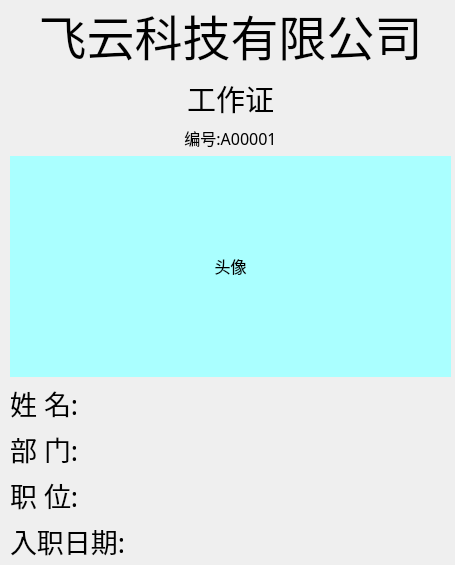
<?xml version="1.0" encoding="UTF-8"?>
<ui version="4.0">
 <class>Dialog</class>
 <widget class="QDialog" name="Dialog">
  <property name="geometry">
   <rect>
    <x>0</x>
    <y>0</y>
    <width>455</width>
    <height>565</height>
   </rect>
  </property>
  <property name="sizePolicy">
   <sizepolicy hsizetype="Fixed" vsizetype="Fixed">
    <horstretch>0</horstretch>
    <verstretch>0</verstretch>
   </sizepolicy>
  </property>
  <property name="font">
   <font>
    <pointsize>12</pointsize>
   </font>
  </property>
  <property name="windowTitle">
   <string>人员信息查看</string>
  </property>
  <property name="windowIcon">
   <iconset>
    <normaloff>ICO/主题.png</normaloff>ICO/主题.png</iconset>
  </property>
  <widget class="QWidget" name="">
   <property name="geometry">
    <rect>
     <x>10</x>
     <y>0</y>
     <width>441</width>
     <height>561</height>
    </rect>
   </property>
   <layout class="QGridLayout" name="gridLayout">
    <item row="0" column="0">
     <widget class="QLabel" name="Text_GongSiMingCheng">
      <property name="font">
       <font>
        <family>Agency FB</family>
        <pointsize>36</pointsize>
       </font>
      </property>
      <property name="text">
       <string>&lt;html&gt;&lt;head/&gt;&lt;body&gt;&lt;p align=&quot;center&quot;&gt;飞云科技有限公司&lt;/p&gt;&lt;/body&gt;&lt;/html&gt;</string>
      </property>
     </widget>
    </item>
    <item row="1" column="0">
     <widget class="QLabel" name="gongzauozheng">
      <property name="text">
       <string>&lt;html&gt;&lt;head/&gt;&lt;body&gt;&lt;p align=&quot;center&quot;&gt;&lt;span style=&quot; font-size:22pt;&quot;&gt;工作证&lt;/span&gt;&lt;/p&gt;&lt;/body&gt;&lt;/html&gt;</string>
      </property>
     </widget>
    </item>
    <item row="2" column="0">
     <widget class="QLabel" name="Text_DongHao">
      <property name="font">
       <font>
        <family>宋体</family>
        <pointsize>12</pointsize>
       </font>
      </property>
      <property name="text">
       <string>&lt;html&gt;&lt;head/&gt;&lt;body&gt;&lt;p align=&quot;center&quot;&gt;编号:A00001&lt;/p&gt;&lt;/body&gt;&lt;/html&gt;</string>
      </property>
     </widget>
    </item>
    <item row="3" column="0">
     <widget class="QLabel" name="Text_TuPian">
      <property name="sizePolicy">
       <sizepolicy hsizetype="Expanding" vsizetype="Expanding">
        <horstretch>0</horstretch>
        <verstretch>0</verstretch>
       </sizepolicy>
      </property>
      <property name="styleSheet">
       <string notr="true">background-color: rgb(170, 255, 255);</string>
      </property>
      <property name="text">
       <string>&lt;html&gt;&lt;head/&gt;&lt;body&gt;&lt;p align=&quot;center&quot;&gt;头像&lt;/p&gt;&lt;/body&gt;&lt;/html&gt;</string>
      </property>
     </widget>
    </item>
    <item row="4" column="0">
     <layout class="QVBoxLayout" name="verticalLayout">
      <item>
       <widget class="QLabel" name="Text_XingMing">
        <property name="font">
         <font>
          <family>宋体</family>
          <pointsize>12</pointsize>
         </font>
        </property>
        <property name="text">
         <string>&lt;html&gt;&lt;head/&gt;&lt;body&gt;&lt;p&gt;&lt;span style=&quot; font-size:20pt;&quot;&gt;姓 名: &lt;/span&gt;&lt;/p&gt;&lt;/body&gt;&lt;/html&gt;</string>
        </property>
       </widget>
      </item>
      <item>
       <widget class="QLabel" name="Text_BuMen">
        <property name="font">
         <font>
          <family>宋体</family>
          <pointsize>12</pointsize>
         </font>
        </property>
        <property name="text">
         <string>&lt;html&gt;&lt;head/&gt;&lt;body&gt;&lt;p&gt;&lt;span style=&quot; font-size:20pt;&quot;&gt;部 门: &lt;/span&gt;&lt;/p&gt;&lt;/body&gt;&lt;/html&gt;</string>
        </property>
       </widget>
      </item>
      <item>
       <widget class="QLabel" name="Text_ZhiWei">
        <property name="font">
         <font>
          <family>宋体</family>
          <pointsize>12</pointsize>
         </font>
        </property>
        <property name="text">
         <string>&lt;html&gt;&lt;head/&gt;&lt;body&gt;&lt;p&gt;&lt;span style=&quot; font-size:20pt;&quot;&gt;职 位: &lt;/span&gt;&lt;/p&gt;&lt;/body&gt;&lt;/html&gt;</string>
        </property>
       </widget>
      </item>
      <item>
       <widget class="QLabel" name="Text_RuZhi_RiQi">
        <property name="font">
         <font>
          <family>宋体</family>
          <pointsize>12</pointsize>
         </font>
        </property>
        <property name="text">
         <string>&lt;html&gt;&lt;head/&gt;&lt;body&gt;&lt;p&gt;&lt;span style=&quot; font-size:20pt;&quot;&gt;入职日期: &lt;/span&gt;&lt;/p&gt;&lt;/body&gt;&lt;/html&gt;</string>
        </property>
       </widget>
      </item>
     </layout>
    </item>
   </layout>
  </widget>
 </widget>
 <resources/>
 <connections/>
</ui>
